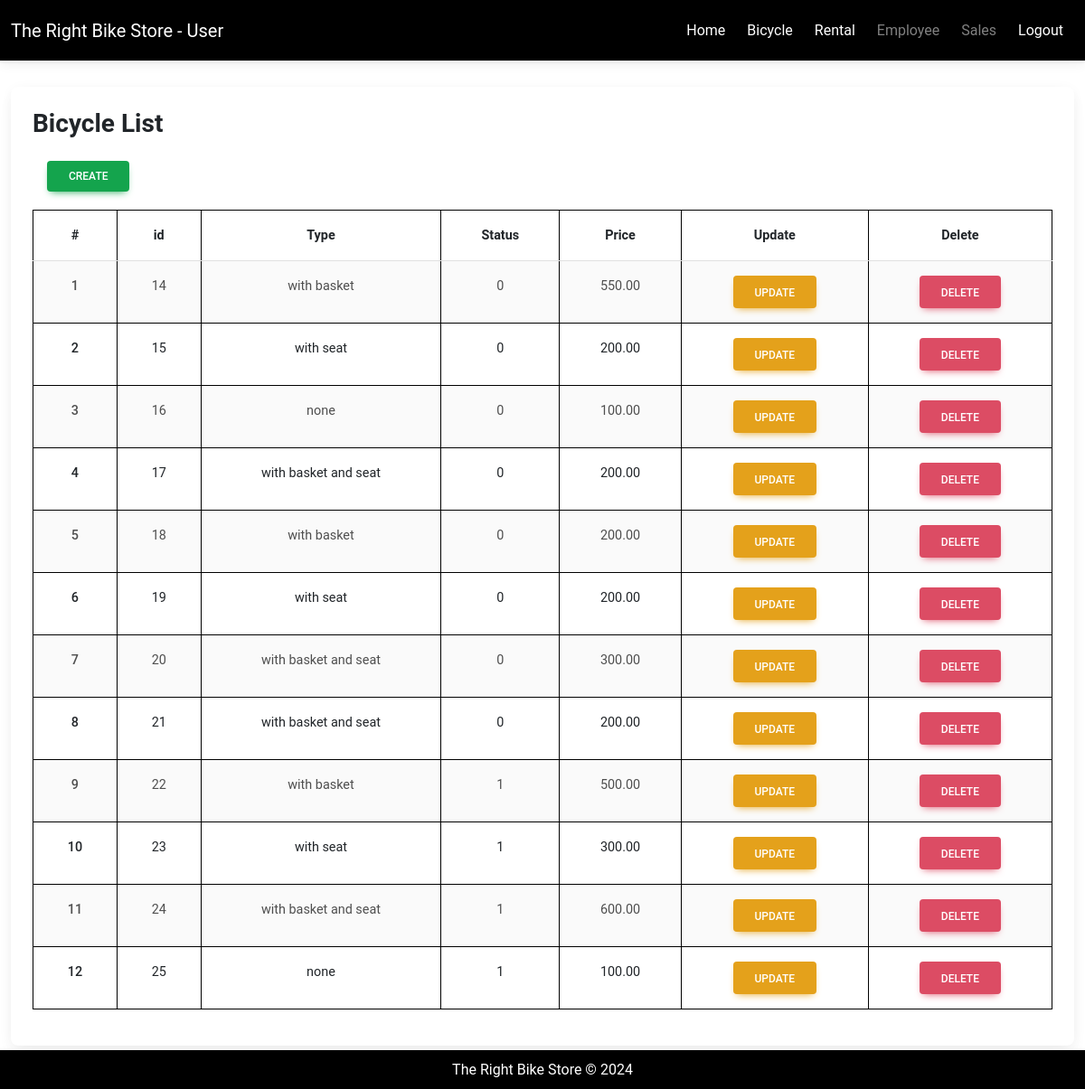
Page /bicycleList.php on the committed database.
### tables this page shows
CREATE TABLE `bicycle` (
  `id` int(11) NOT NULL,
  `type` varchar(255) NOT NULL,
  `price` decimal(5,2) NOT NULL,
  `status` int(11) NOT NULL,
  `created_at` timestamp NULL DEFAULT CURRENT_TIMESTAMP,
  `updated_at` timestamp NULL DEFAULT CURRENT_TIMESTAMP ON UPDATE CURRENT_TIMESTAMP,
  `created_by_admin` int(11) DEFAULT NULL,
  `created_by_employee` int(11) DEFAULT NULL,
  `updated_by_admin` int(11) DEFAULT NULL,
  `updated_by_employee` int(11) DEFAULT NULL
);

### bicycleList.php (the view, shortened to what this page needs)
<?php
require_once "./header.php";
require_once "./config/config.php";
?>
<?php
$bicycle = $conn->query("SELECT * FROM bicycle");
$bicycle->execute();
$allBicycles = $bicycle->fetchAll(PDO::FETCH_OBJ);
?>
<div class="container-fluid">
    <div class="row mt-5 mb-5">
        <div class="col mt-5">
          <div class="card">
            <div class="card-body">
              <h3 class="card-title mb-4 d-inline fw-bold">Bicycle List</h3>
			  <br>
             	<a  href="bicycleInsert.php" class="btn btn-success ms-3 mt-4 p-2 px-4 text-center float-right">Create</a>
              <table class="table table-striped ms-auto">
                <thead>
                  <tr>
                    <th scope="col" class="fw-bold">#</th>
                    <th scope="col" class="fw-bold">id</th>
                    <th scope="col" class="fw-bold">Type</th>
                    <th scope="col" class="fw-bold">Status</th>
                    <th scope="col" class="fw-bold">Price</th>
                    <th scope="col" class="fw-bold">Update</th>
                    <th scope="col" class="fw-bold">Delete</th>
                  </tr>
                </thead>
                <tbody>
                <?php if (empty($allBicycles)): ?>
                <tr>
                  <td colspan="7">No data found.</td>
                </tr>
              <?php else: ?>
								<?php $rowNumber = 1; ?>
								<?php foreach($allBicycles as $bicycle) : ?>
										<tr>
										<th scope="row"><?php echo $rowNumber++; ?></th>
                    <td><?php echo $bicycle->id; ?></th>
                    <td><?php echo $bicycle->type; ?></td>
                    <td><?php echo $bicycle->status; ?></td>
                    <td><?php echo $bicycle->price; ?></td>
                    <td><a  href="bicycleUpdate.php?id=<?php echo $bicycle->id; ?>" class="btn btn-warning text-white text-center ">Update </a></td>
                    <td><a href="bicycleDelete.php?id=<?php echo $bicycle->id; ?>" class="btn btn-danger  text-center ">Delete </a></td>
                  </tr>
								<?php endforeach; ?>
                <?php endif; ?>
                </tbody>
            </table>
          </div>
         </div>
    </div>
</div>
<?php
require_once "./footer.php";
?>

### header.php (shortened to what this page needs)
<?php
require_once "config/config.php";
if (isset($_SESSION['user_id'])) {
  $currentUserId = $_SESSION['user_id'];
  $queryAdmin = $conn->prepare("SELECT * FROM admin WHERE id = :user_id");
  $queryAdmin->execute(['user_id' => $currentUserId]);
  $isAdmin = $queryAdmin->rowCount() > 0;
  if (!$isAdmin) {
    $queryEmployee = $conn->prepare("SELECT * FROM employee WHERE id = :user_id");
    $queryEmployee->execute(['user_id' => $currentUserId]);
    $isEmployee = $queryEmployee->rowCount() > 0;
  } else {
    $isEmployee = false;
  }
} else {
  $isAdmin = false;
}
?>
<!doctype html>
<html>
<head>
	<link href="https://cdn.jsdelivr.net/npm/bootstrap@5.3.0/dist/css/bootstrap.min.css" rel="stylesheet">
	<link rel="stylesheet" href="assets/css/style.css">
  <link
  href="https://cdnjs.cloudflare.com/ajax/libs/mdb-ui-kit/6.4.0/mdb.min.css"
  rel="stylesheet"
  />
</head>
<body>
<nav class="navbar navbar-expand-lg bg-black fixed-top">
  <div class="container-fluid">
    <a class="navbar-brand text-white" href="adminHomepage.php">
    <?php
        if ($isAdmin) {
            echo "The Right Bike Store - Admin";
        }
        else {
            echo "The Right Bike Store - User";
        }
    ?>
    </a>
    <div class="collapse navbar-collapse navbar-hover" id="navbarText">
      <ul class="navbar-nav ms-auto mb-lg-0">
        <li class="nav-item">
        <a class="nav-link text-white <?php echo ($_SERVER['PHP_SELF'] == '/database_project/adminHomepage.php') ? 'active' : ''; ?>" href="adminHomepage.php" style="padding:12px;">Home</a>
        </li>
        <li class="nav-item">
          <a class="nav-link text-white <?php echo ($_SERVER['PHP_SELF'] == '/database_project/bicycleList.php') ? 'active' : ''; ?>" href="bicycleList.php" style="padding:12px;">Bicycle</a>
        </li>
        <li class="nav-item">
          <a class="nav-link text-white <?php echo ($_SERVER['PHP_SELF'] == '/database_project/rentalList.php') ? 'active' : ''; ?>" href="rentalList.php" style="padding:12px;">Rental</a>
        </li>
        <li class="nav-item">
          <a class="nav-link text-white <?php echo ($_SERVER['PHP_SELF'] == '/database_project/employeeList.php') ? 'active' : ''; ?> <?php if (!$isAdmin) echo 'disabled'; ?>" href="employeeList.php" style="padding:12px;">Employee</a>
        </li>
        <li class="nav-item">
          <a class="nav-link text-white <?php echo ($_SERVER['PHP_SELF'] == '/database_project/salesList.php') ? 'active' : ''; ?> <?php if (!$isAdmin) echo 'disabled'; ?>" href="salesList.php" style="padding:12px;">Sales</a>
        </li>
        <li class="nav-item">
          <a class="nav-link text-white <?php echo ($_SERVER['PHP_SELF'] == '/database_project/login.php') ? 'active' : ''; ?>" href="login.php" style="padding:12px;">Logout</a>
        </li>
      </ul>
    </div>
  </div>
</nav>
</body>
</html>

### footer.php (shortened to what this page needs)
<div class="footer navbar fixed-bottom text-center">
<p style="margin:auto;">The Right Bike Store &copy <?php echo date("Y")?></p>
</div>
</body>
</html>

### assets/css/style.css (style rules this page uses)
.footer { margin-top: 0; background-color: black; text-align: center; padding: 5px 16px; color: white; }
.table { margin: 20px; }
.table th, .table td { border: 1px solid black; padding: 8px; text-align: center; }
.btn { text-align: center; }
.disabled { pointer-events: none; opacity: 0.5; }

### rows in the picture
bicycle: id "14", type "with basket", status "0", price "550.00"
bicycle: id "15", type "with seat", status "0", price "200.00"
bicycle: id "16", type "none", status "0", price "100.00"
bicycle: id "17", type "with basket and seat", status "0", price "200.00"
bicycle: id "18", type "with basket", status "0", price "200.00"
bicycle: id "19", type "with seat", status "0", price "200.00"
bicycle: id "20", type "with basket and seat", status "0", price "300.00"
bicycle: id "21", type "with basket and seat", status "0", price "200.00"
bicycle: id "22", type "with basket", status "1", price "500.00"
bicycle: id "23", type "with seat", status "1", price "300.00"
bicycle: id "24", type "with basket and seat", status "1", price "600.00"
bicycle: id "25", type "none", status "1", price "100.00"
